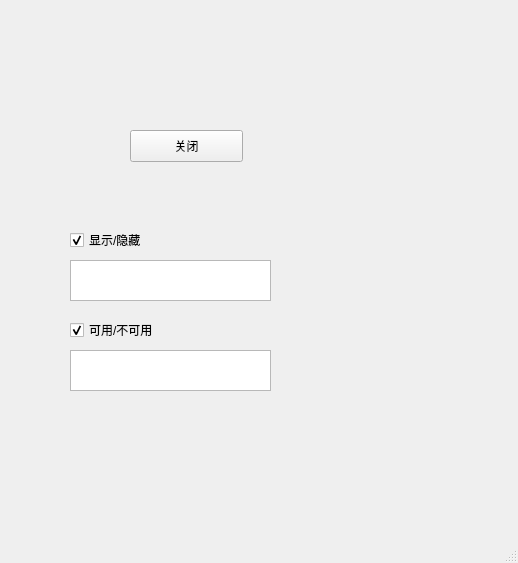
<?xml version="1.0" encoding="UTF-8"?>
<ui version="4.0">
 <class>MainWindow</class>
 <widget class="QMainWindow" name="MainWindow">
  <property name="enabled">
   <bool>true</bool>
  </property>
  <property name="geometry">
   <rect>
    <x>0</x>
    <y>0</y>
    <width>518</width>
    <height>563</height>
   </rect>
  </property>
  <property name="windowTitle">
   <string>MainWindow</string>
  </property>
  <property name="animated">
   <bool>false</bool>
  </property>
  <widget class="QWidget" name="centralwidget">
   <widget class="QPushButton" name="pushButton_5">
    <property name="geometry">
     <rect>
      <x>130</x>
      <y>130</y>
      <width>113</width>
      <height>32</height>
     </rect>
    </property>
    <property name="text">
     <string>关闭</string>
    </property>
   </widget>
   <widget class="QCheckBox" name="checkBox">
    <property name="enabled">
     <bool>true</bool>
    </property>
    <property name="geometry">
     <rect>
      <x>70</x>
      <y>230</y>
      <width>87</width>
      <height>20</height>
     </rect>
    </property>
    <property name="text">
     <string>显示/隐藏</string>
    </property>
    <property name="checkable">
     <bool>true</bool>
    </property>
    <property name="checked">
     <bool>true</bool>
    </property>
   </widget>
   <widget class="QCheckBox" name="checkBox_2">
    <property name="geometry">
     <rect>
      <x>70</x>
      <y>320</y>
      <width>101</width>
      <height>20</height>
     </rect>
    </property>
    <property name="text">
     <string>可用/不可用</string>
    </property>
    <property name="checkable">
     <bool>true</bool>
    </property>
    <property name="checked">
     <bool>true</bool>
    </property>
   </widget>
   <widget class="QTextEdit" name="textEdit">
    <property name="geometry">
     <rect>
      <x>70</x>
      <y>260</y>
      <width>201</width>
      <height>41</height>
     </rect>
    </property>
   </widget>
   <widget class="QTextEdit" name="textEdit_2">
    <property name="enabled">
     <bool>true</bool>
    </property>
    <property name="geometry">
     <rect>
      <x>70</x>
      <y>350</y>
      <width>201</width>
      <height>41</height>
     </rect>
    </property>
   </widget>
  </widget>
  <widget class="QMenuBar" name="menubar">
   <property name="geometry">
    <rect>
     <x>0</x>
     <y>0</y>
     <width>518</width>
     <height>34</height>
    </rect>
   </property>
  </widget>
  <widget class="QStatusBar" name="statusbar"/>
 </widget>
 <resources/>
 <connections>
  <connection>
   <sender>pushButton_5</sender>
   <signal>clicked()</signal>
   <receiver>MainWindow</receiver>
   <slot>close()</slot>
   <hints>
    <hint type="sourcelabel">
     <x>171</x>
     <y>180</y>
    </hint>
    <hint type="destinationlabel">
     <x>158</x>
     <y>263</y>
    </hint>
   </hints>
  </connection>
  <connection>
   <sender>checkBox</sender>
   <signal>toggled(bool)</signal>
   <receiver>textEdit</receiver>
   <slot>setVisible(bool)</slot>
   <hints>
    <hint type="sourcelabel">
     <x>88</x>
     <y>275</y>
    </hint>
    <hint type="destinationlabel">
     <x>97</x>
     <y>313</y>
    </hint>
   </hints>
  </connection>
  <connection>
   <sender>checkBox_2</sender>
   <signal>toggled(bool)</signal>
   <receiver>textEdit_2</receiver>
   <slot>setEnabled(bool)</slot>
   <hints>
    <hint type="sourcelabel">
     <x>160</x>
     <y>368</y>
    </hint>
    <hint type="destinationlabel">
     <x>160</x>
     <y>396</y>
    </hint>
   </hints>
  </connection>
 </connections>
</ui>
